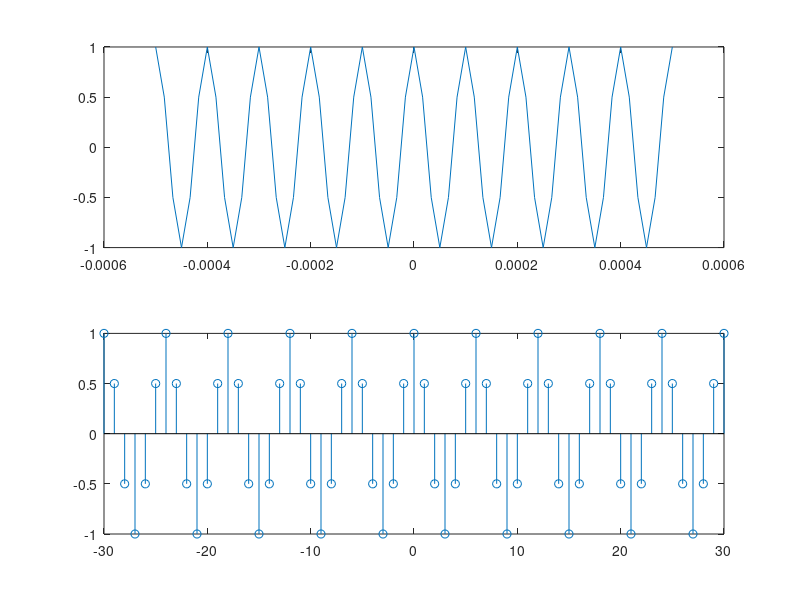
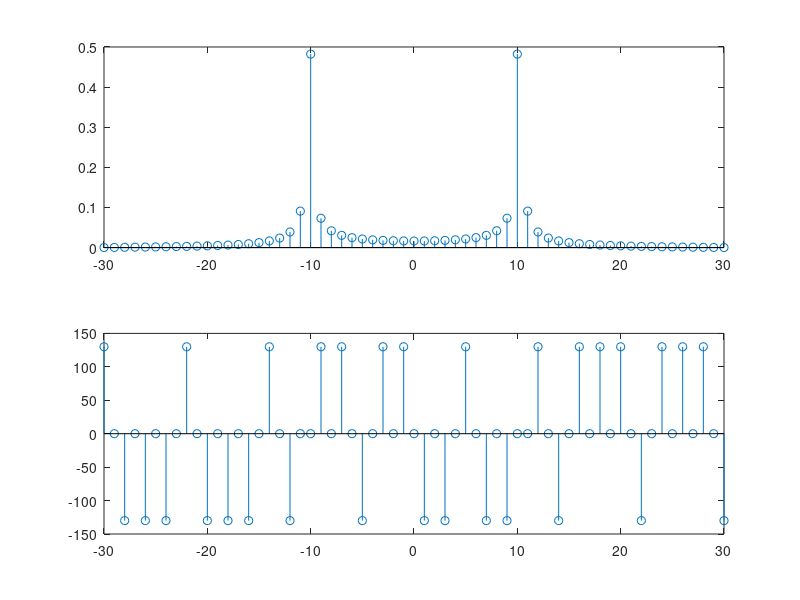
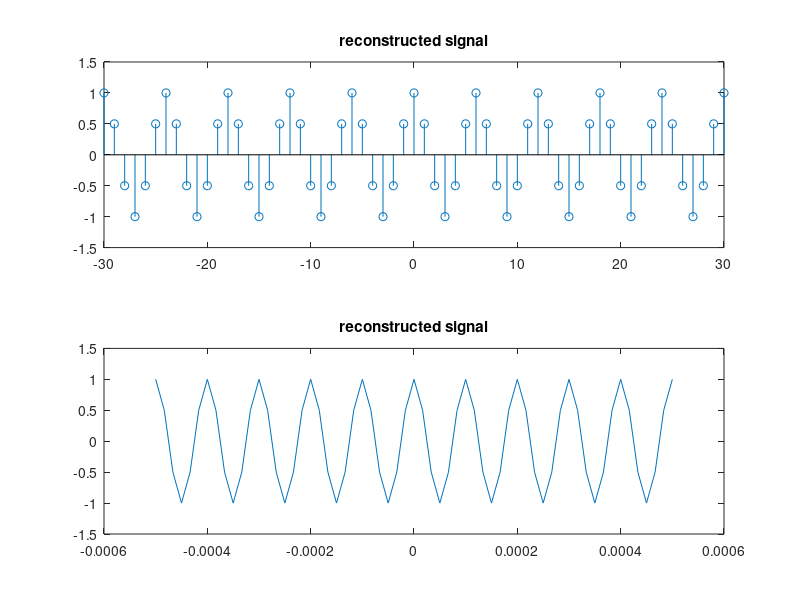

Reproduce these figures in MATLAB, in order.
close,clear,clc

Fs=60e3;
dt=1/Fs;

T=1e-3;
t=-T/2:dt:T/2;

n=t/dt;
x=cos(pi*n/3);

figure(1)
subplot(211)
plot(t,x)
subplot(212)
stem(n,x)

N=length(x);
Nc=N;
if mod(Nc,2)==0
    k=-(Nc/2):(Nc/2)-1;
else
    k=-(Nc-1)/2:(Nc-1)/2;
end
c=zeros(1,length(k));
for i=1:length(k)
    for j=1:length(x)
        c(i)=c(i)+(1/N)*(x(j)*exp(-1j*2*pi*k(i)*n(j)/N));
    end
end

figure(2)
subplot(211)
stem(k,abs(c))
subplot(212)
stem(k,angle(c)*130/pi)

t_remax = T/2;
t_re = -t_remax:dt:t_remax;
n_re = t_re/dt;
x_re = zeros(1,length(n_re));
for i1=1:length(k)
    for i2=1:length(x_re)
        x_re(i2) = x_re(i2)+c(i1)*exp(1i*2*pi*k(i1)*n_re(i2)/N);
    end
end

figure(3)
subplot(211)
stem(n_re,x_re)
title('reconstructed signal')
subplot(212)
plot(t_re,x_re)
title('reconstructed signal')
